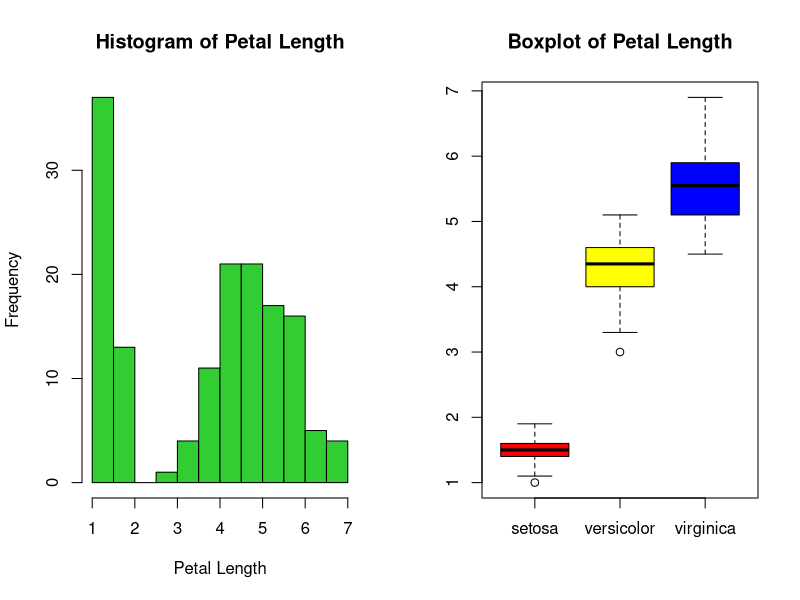
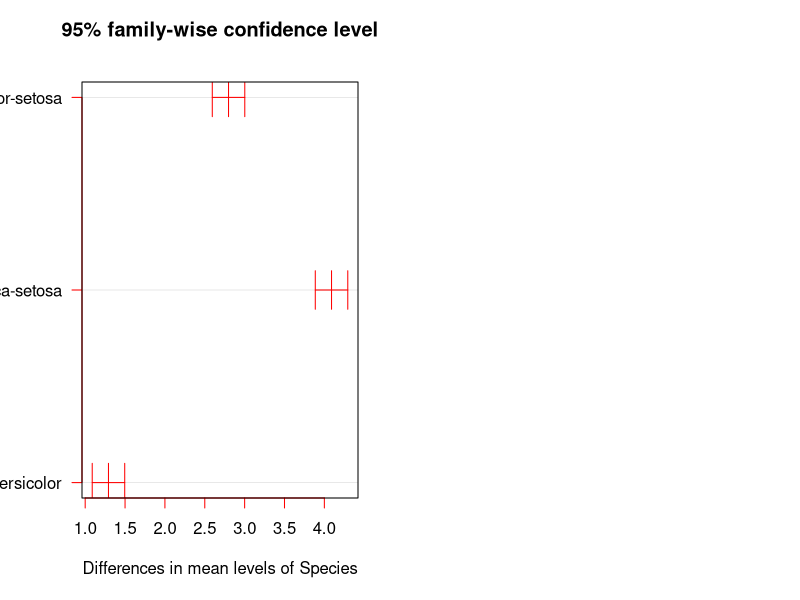
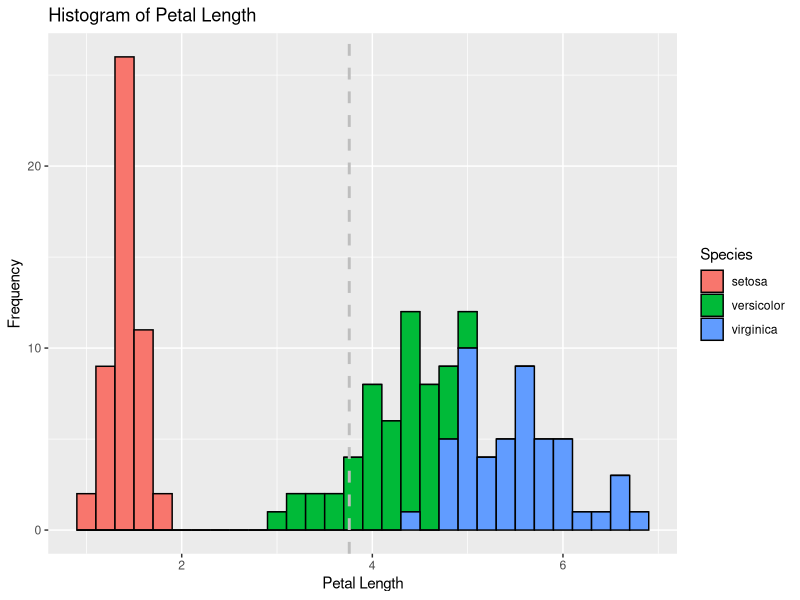
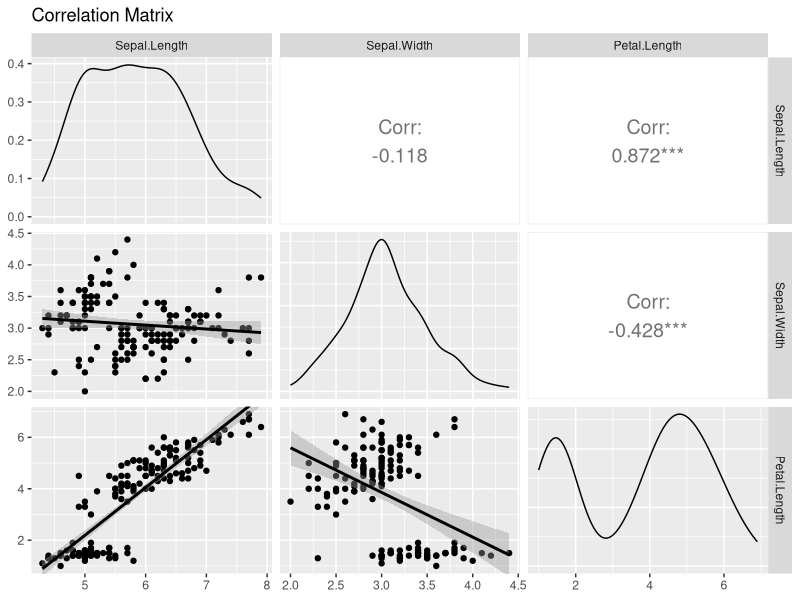
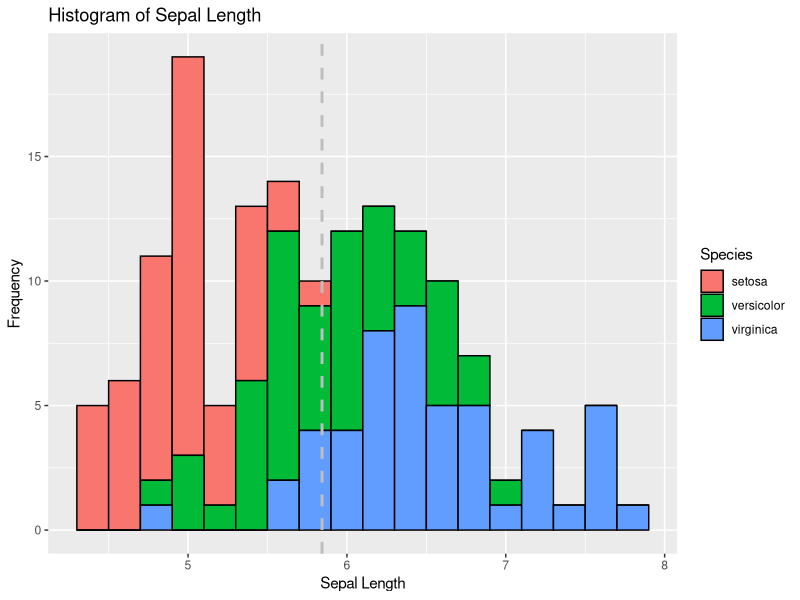
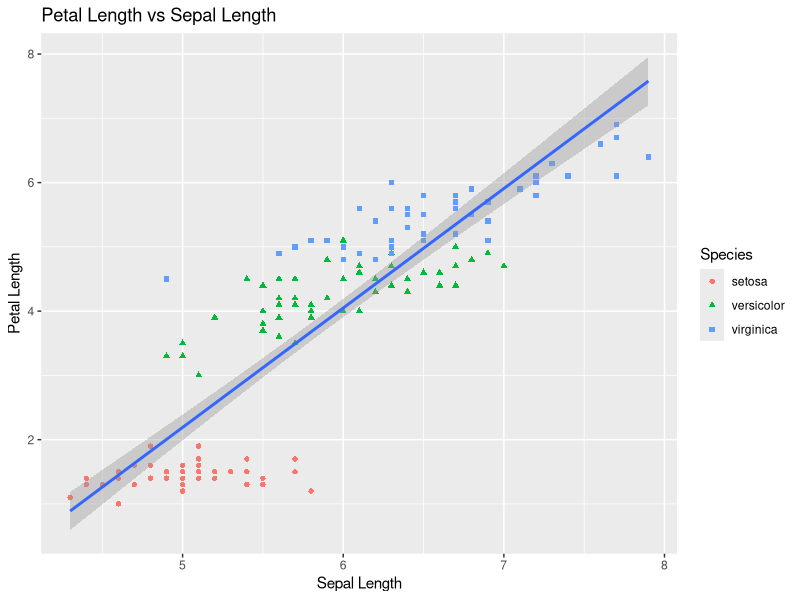

These figures' R source, in order:

data("iris")

install.packages("ggplot2")
library(ggplot2)
install.packages("GGally")
library(GGally)

my.structure <- str(iris)

my.summary <- summary(iris)
my.summary

setosa.df <- subset(iris, iris$Species == "setosa")
setosa.summary.pl <- summary(setosa.df$Petal.Length)
setosa.summary.pl

versicolor.df <- subset(iris, iris$Species == "versicolor")
versicolor.summary.pl <- summary(versicolor.df$Petal.Length)
versicolor.summary.pl

virginica.df <- subset(iris, iris$Species == "virginica")
virginica.summary.pl <- summary(virginica.df$Petal.Length)
virginica.summary.pl

iris.petal.length <- data.frame(iris[ ,c("Petal.Length","Species")])

par(mfrow = c(1,2))
Quick.HistPL <- hist(iris.petal.length$Petal.Length,
                     xlab = "Petal Length",
                     main = "Histogram of Petal Length",
                     col = "#32CD32",
                     right = )
Quick.BoxPL <- boxplot(setosa.df$Petal.Length,
                       versicolor.df$Petal.Length, 
                       virginica.df$Petal.Length,
                       names = c("setosa", "versicolor", "virginica"),
                       main = "Boxplot of Petal Length",
                       col = c("red", "yellow", "blue"))

var.stats.list.pl <- list(Setosa = list(c(Min = min(setosa.df$Petal.Length),
                                          Max = max(setosa.df$Petal.Length),
                                          Med = median(setosa.df$Petal.Length),
                                          Mean = mean(setosa.df$Petal.Length),
                                          SD =sd(setosa.df$Petal.Length))),
                          Versicolor = list(c(Min = min(versicolor.df$Petal.Length),
                                              Max = max(versicolor.df$Petal.Length),
                                              Med = median(versicolor.df$Petal.Length),
                                              Mean = mean(versicolor.df$Petal.Length),
                                              SD = sd(versicolor.df$Petal.Length))),
                          Virginica = list(c(Min = min(virginica.df$Petal.Length),
                                             Max = max(virginica.df$Petal.Length),
                                             Med = median(virginica.df$Petal.Length),
                                             Mean = mean(virginica.df$Petal.Length),
                                             SD = sd(virginica.df$Petal.Length)))
)
Petal.Length.Summary <- data.frame(var.stats.list.pl) 
names(Petal.Length.Summary) <- c("Setosa Petal.Length", "Versicolor Petal.Length" ,"Virginica Petal.Length")
Petal.Length.Summary

linear.model.pl <- aov(Petal.Length ~ Species, data = iris.petal.length)
anova(linear.model.pl)

TUKEY <- TukeyHSD(linear.model.pl, ordered = TRUE)
TUKEY

plot(TUKEY, las = 1, col = "red")

HistPL <- ggplot(iris.petal.length, aes(x = Petal.Length))+
  geom_histogram(binwidth = 0.2, color = "black", aes(fill = Species))+
  geom_vline(aes(xintercept = mean(Petal.Length), color = Species), linetype = "dashed", color = "grey", size = 1)+
  xlab("Petal Length")+
  ylab("Frequency")+
  ggtitle("Histogram of Petal Length")
HistPL

corr.matrix <- ggpairs(data = iris[1:3],
                       title = "Correlation Matrix",
                       upper = list(continuous = wrap("cor", size = 5)),
                       lower = list(continuous = "smooth")
)
corr.matrix

var.stats.list.sl <- list(Setosa = list(c(Min = min(setosa.df$Sepal.Length),
                                          Max = max(setosa.df$Sepal.Length),
                                          Med = median(setosa.df$Sepal.Length),
                                          Mean = mean(setosa.df$Sepal.Length),
                                          SD =sd(setosa.df$Sepal.Length))),
                          Versicolor = list(c(Min = min(versicolor.df$Sepal.Length),
                                              Max = max(versicolor.df$Sepal.Length),
                                              Med = median(versicolor.df$Sepal.Length),
                                              Mean = mean(versicolor.df$Sepal.Length),
                                              SD = sd(versicolor.df$Sepal.Length))),
                          Virginica = list(c(Min = min(virginica.df$Sepal.Length),
                                             Max = max(virginica.df$Sepal.Length),
                                             Med = median(virginica.df$Sepal.Length),
                                             Mean = mean(virginica.df$Sepal.Length),
                                             SD = sd(virginica.df$Sepal.Length)))
)
Sepal.Length.Summary <- data.frame(var.stats.list.sl)
names(Sepal.Length.Summary) <- c("Setosa Sepal.Length", "Versicolor Sepal.Length", "Virginica Sepal.Length")
Sepal.Length.Summary

HistSL <- ggplot(data = iris, aes(x = Sepal.Length))+
  geom_histogram(binwidth = 0.2, col = "black", aes(fill = Species))+
  geom_vline(aes(xintercept = mean(Sepal.Length)), color = "gray", linetype = "dashed", size = 1)+
  xlab("Sepal Length")+
  ylab("Frequency")+
  ggtitle("Histogram of Sepal Length")
HistSL

linear.model.slpl <- aov(iris$Petal.Length ~ iris$Sepal.Length, data = iris)
anova(linear.model.slpl)

bartlett.test(list(iris$Sepal.Length, iris$Petal.Length), data = iris)

regression <- ggplot(data = iris, aes(x = Sepal.Length, y = Petal.Length))+
  geom_point(aes(color = Species, shape = Species))+
  geom_smooth(method = lm)+
  xlab("Sepal Length")+
  ylab("Petal Length")+
  ggtitle("Petal Length vs Sepal Length")
regression

df <- data.frame(iris.petal.length, predict(linear.model.slpl))
df$Sepal.Length <- iris$Sepal.Length
df <- df[ ,c(2,4,1,3)]
names(df) <- c("Species", "Sepal Length", "Petal Length", "Prediction.pl")
assign("Prediction.df", df)
rm(df)
head(Prediction.df)
tail(Prediction.df)
